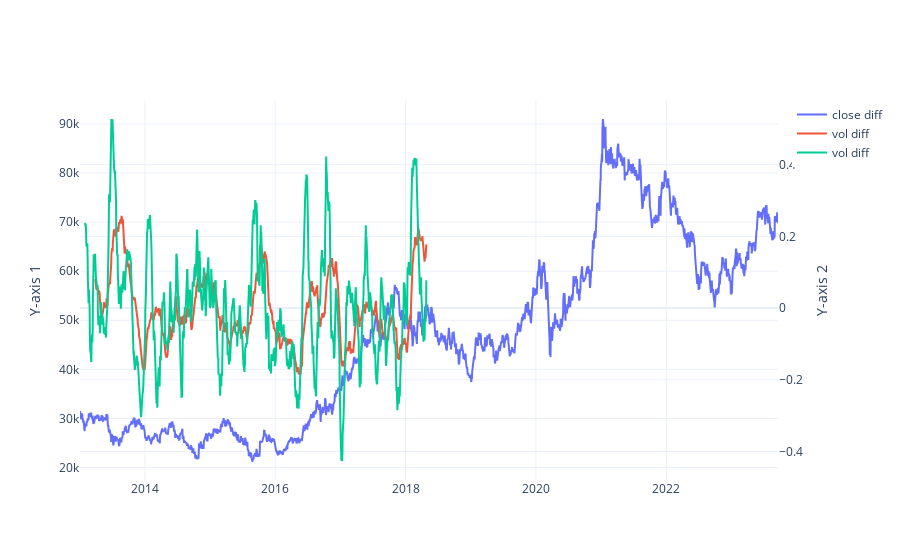

The cell this chart's notebook holds for it:
### Code cell
import plotly.graph_objects as go

# Sample data
x = df_close.index
y1 = df_close[code]
y2 = np.log(df_volume[code]).diff().cumsum().rolling(60).mean()
y3 = np.log(df_volume[code]).diff().cumsum().rolling(20).mean()

# Create the first trace with the first y-axis
trace1 = go.Scatter(x=x, y=y1, mode='lines', name='close diff')

# Create the second trace with the second y-axis
trace2 = go.Scatter(x=x, y=y2, mode='lines', name='vol diff', yaxis='y2')

# Create the second trace with the second y-axis
trace3 = go.Scatter(x=x, y=y3, mode='lines', name='vol diff', yaxis='y2')

# Create layout with multiple y-axes
layout = go.Layout(
    yaxis=dict(title='Y-axis 1'),
    yaxis2=dict(title='Y-axis 2', overlaying='y', side='right')
)

# Combine traces and layout into a figure
fig = go.Figure(data=[trace1, trace2, trace3], layout=layout)

# Show the plot
fig.show()

### Figure 1 — Plotly figure (JSON) as saved in the notebook; plotly's stock layout.template omitted (floating-point values rounded to 4 significant figures; data arrays with more than 128 entries replaced by an {"elided": "..."} marker saying what was removed)
{"data": [{"mode": "lines", "name": "close diff", "type": "scatter", "x": {"elided": "2640 str values"}, "y": {"elided": "2640 int values"}}, {"mode": "lines", "name": "vol diff", "type": "scatter", "x": {"elided": "2640 str values"}, "y": {"elided": "2640 float values"}, "yaxis": "y2"}, {"mode": "lines", "name": "vol diff", "type": "scatter", "x": {"elided": "2640 str values"}, "y": {"elided": "2640 float values"}, "yaxis": "y2"}], "layout": {"yaxis": {"title": {"text": "Y-axis 1"}}, "yaxis2": {"overlaying": "y", "side": "right", "title": {"text": "Y-axis 2"}}}}
